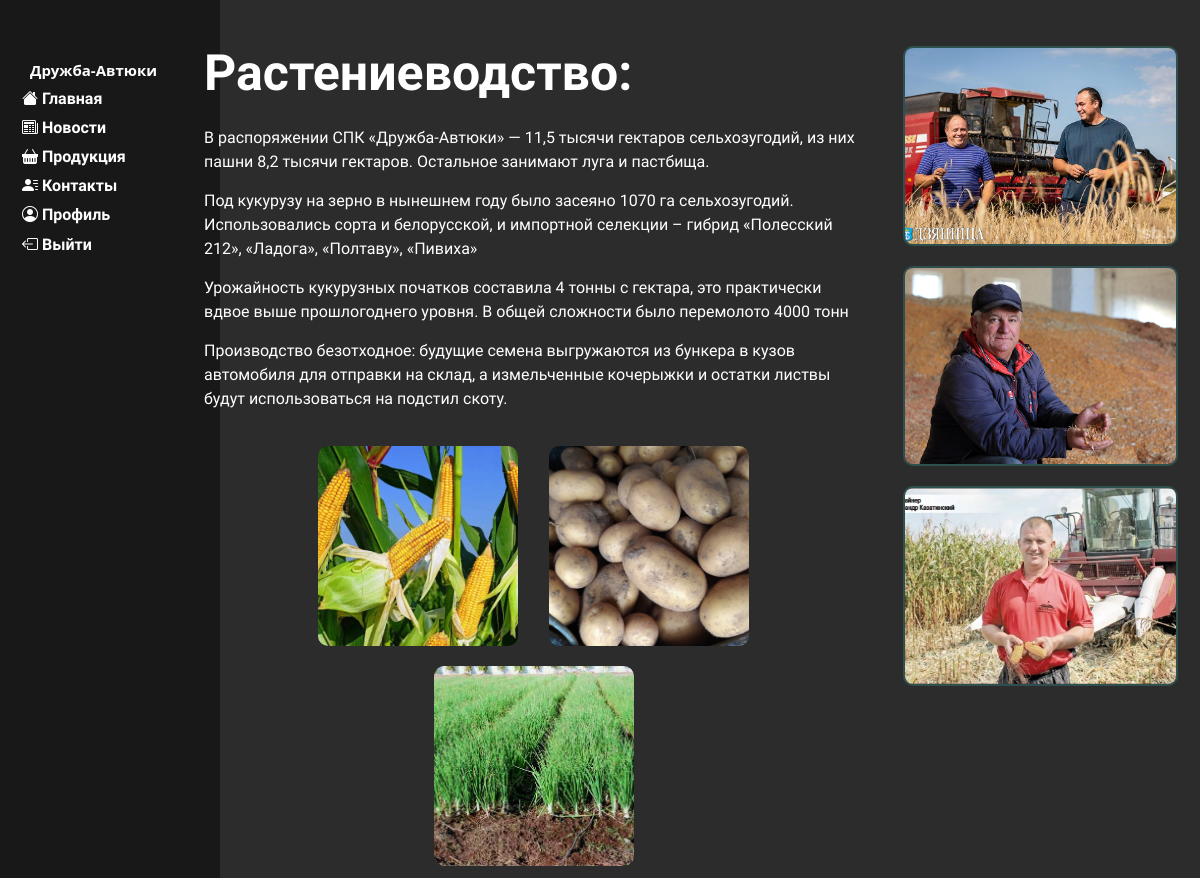
The page /plants (signed in) on the database its author committed.
### main/models.py (models this page shows, shortened)
class PlantsText(models.Model):
    big_text = models.TextField(verbose_name='Текст')
    class Meta:
        verbose_name = 'Текст Растениеводства'  # Название модели в единственном числе
        verbose_name_plural = 'Тексты Растениеводства'  # Название модели во множественном числе

class PlantsCard(models.Model):
    title = models.CharField(max_length=255, verbose_name='Название')
    image = models.ImageField(upload_to='main/static/main/subimg', verbose_name='Картинка')
    desc = models.TextField()
    price = models.DecimalField(max_digits=3, decimal_places=2)
    ed = models.CharField(max_length=5, verbose_name='Единица Измерения')
    class Meta:
        verbose_name = 'Продукция Растеиеводство'  # Название модели в единственном числе
        verbose_name_plural = 'Продукция Растеиеводство'  # Название модели во множественном числе

class PlantsSI(models.Model):
    title = models.CharField(max_length=255, verbose_name='Название')
    image = models.ImageField(upload_to='main/static/main/subimg', verbose_name='Картинка')
    class Meta:
        verbose_name = 'Картинки Растеиеводство'  # Название модели в единственном числе
        verbose_name_plural = 'Картинки Растеиеводство'  # Название модели во множественном числе

### main/views.py (the view)
# urls.py: path('plants', views.Plants, name='plants'),
def Plants(request):
    text_indexes = PlantsText.objects.all()
    simg = PlantsSI.objects.all()
    cards = PlantsCard.objects.all()
    return render(request, 'main/plants.html', {'simg': simg, 'text_indexes': text_indexes, 'cards': cards})

### main/templates/main/plants.html (shortened to what this page needs)
{% extends 'main/layout.html' %}
{% load static %}
{% block content %}
<div class="mainblock">
    <div class="textblock">
        <p class="Titleblock"><b>Растениеводство:</b></p>
        {% for text_index in text_indexes %}
        <p>{{ text_index.big_text }}</p>
        {% endfor %}
        <div class="picblock">
            {% for card in cards %}
                <div class="moredesc">
                    <a href="{% url 'card_detail' card_id=card.id %}">
                        <img class="minimized3" src="{{ card.image.url }}" alt="{{ card.title }}">
                    </a>
                </div>
            {% endfor %}
        </div>
    </div>
    <div class="contectblock">
    <div class="simg">
        {% for subimage in simg %}
            {% if subimage.image %}
                <img class="minimized2" src="{{ subimage.image.url }}" alt="{{ subimage.title }}">
            {% endif %}
        {% endfor %}
    </div>
    </div>
</div>
{% endblock %}

### main/static/main/css/main.css (style rules this page uses)
body { background: #2c2c2c }
img { width: 100%; !important; border-radius: 10px; }
.mainblock { display: flex; padding: 1%; min-width: 82%; margin-top: 2%; min-height: 90%; margin-left: 16%; position: absolute; grid-gap: 3%; }
.textblock { display: flex; flex-direction: column; grid-gap: 15px; min-width: 67%; font-family: 'Exo 2', sans-serif; color: white; }
.textblock p { margin-bottom: 0; }
.contectblock { min-width: 30%; display: flex; flex-direction: column; grid-gap: 1%; padding: 1%; }
.Titleblock { font-size: 50px; margin-bottom: 0; }
.simg { display: flex; flex-direction: column; grid-gap: 20px; }
.minimized2 { cursor: pointer; max-width: 100%; max-height: 200px; min-height: 200px; border: 2px solid darkslategrey; float: right; border-radius: 10px; object-fit: cover; }
.picblock { min-height: auto; width: 100%; flex-wrap: wrap; display: flex; justify-content: center; flex-direction: row; padding: 3%; grid-gap: 5%; }
.moredesc { min-height: 200px; height: 25%; width: 25%; min-width: 200px; }
.moredesc img { height: 100%; width: 100%; object-fit: cover; }
.moredesc { position: relative; border-radius: 10px; }

### rows shown on the page
PlantsText: big_text "В распоряжении СПК «Дружба-Автюки» — 11,5 тысячи гектаров сельхозугодий, из них пашни 8,2 тысячи гектаров. Остальное занимают луга и пастбища."
PlantsText: big_text "Под кукурузу на зерно в нынешнем году было засеяно 1070 га сельхозугодий. Использовались сорта и белорусской, и импортной селекции – гибрид «Полесский 212», «Ладога», «Полтаву», «Пивиха»"
PlantsText: big_text "Урожайность кукурузных початков составила 4 тонны с гектара, это практически вдвое выше прошлогоднего уровня. В общей сложности было перемолото 4000 тонн"
PlantsText: big_text "Производство безотходное: будущие семена выгружаются из бункера в кузов автомобиля для отправки на склад, а измельченные кочерыжки и остатки листвы будут использоваться на подстил скоту."
PlantsCard: image (picture)
PlantsCard: image (picture)
PlantsCard: image (picture)
PlantsSI: image (picture)
PlantsSI: image (picture)
PlantsSI: image (picture)
